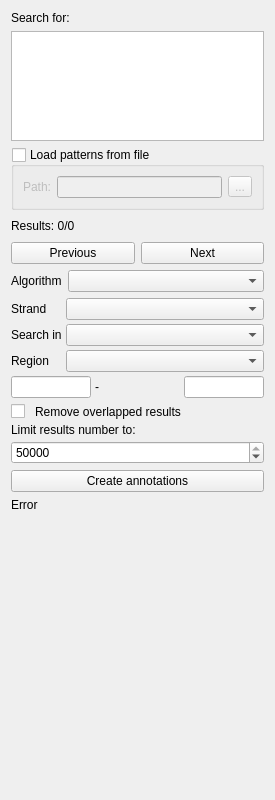
<?xml version="1.0" encoding="UTF-8"?>
<ui version="4.0">
 <class>FindPatternForm</class>
 <widget class="QWidget" name="FindPatternForm">
  <property name="geometry">
   <rect>
    <x>0</x>
    <y>0</y>
    <width>275</width>
    <height>800</height>
   </rect>
  </property>
  <property name="sizePolicy">
   <sizepolicy hsizetype="Preferred" vsizetype="Minimum">
    <horstretch>0</horstretch>
    <verstretch>0</verstretch>
   </sizepolicy>
  </property>
  <property name="focusPolicy">
   <enum>Qt::StrongFocus</enum>
  </property>
  <property name="windowTitle">
   <string notr="true">Form</string>
  </property>
  <layout class="QVBoxLayout" name="verticalLayout">
   <item>
    <widget class="QLabel" name="searchForLabel">
     <property name="sizePolicy">
      <sizepolicy hsizetype="Minimum" vsizetype="Fixed">
       <horstretch>0</horstretch>
       <verstretch>0</verstretch>
      </sizepolicy>
     </property>
     <property name="minimumSize">
      <size>
       <width>50</width>
       <height>0</height>
      </size>
     </property>
     <property name="text">
      <string>Search for:</string>
     </property>
     <property name="wordWrap">
      <bool>false</bool>
     </property>
    </widget>
   </item>
   <item>
    <widget class="QTextEdit" name="textPattern">
     <property name="sizePolicy">
      <sizepolicy hsizetype="Preferred" vsizetype="Fixed">
       <horstretch>0</horstretch>
       <verstretch>0</verstretch>
      </sizepolicy>
     </property>
     <property name="minimumSize">
      <size>
       <width>0</width>
       <height>90</height>
      </size>
     </property>
     <property name="maximumSize">
      <size>
       <width>16777215</width>
       <height>110</height>
      </size>
     </property>
     <property name="focusPolicy">
      <enum>Qt::StrongFocus</enum>
     </property>
     <property name="tabChangesFocus">
      <bool>true</bool>
     </property>
     <property name="undoRedoEnabled">
      <bool>false</bool>
     </property>
    </widget>
   </item>
   <item>
    <widget class="QGroupBox" name="loadFromFileGroupBox">
     <property name="toolTip">
      <string>Find file with newline-separated patterns</string>
     </property>
     <property name="title">
      <string>Load patterns from file</string>
     </property>
     <property name="checkable">
      <bool>true</bool>
     </property>
     <property name="checked">
      <bool>false</bool>
     </property>
     <layout class="QGridLayout" name="gridLayout_6">
      <item row="0" column="1">
       <widget class="QLineEdit" name="filePathLineEdit"/>
      </item>
      <item row="0" column="2">
       <widget class="QToolButton" name="loadFromFileToolButton">
        <property name="text">
         <string>...</string>
        </property>
       </widget>
      </item>
      <item row="0" column="0">
       <widget class="QLabel" name="label_2">
        <property name="text">
         <string>Path:</string>
        </property>
       </widget>
      </item>
     </layout>
    </widget>
   </item>
   <item>
    <layout class="QHBoxLayout" name="horizontalLayout_5">
     <item>
      <widget class="QLabel" name="resultLabel">
       <property name="text">
        <string notr="true">Results: 0/0</string>
       </property>
       <property name="wordWrap">
        <bool>true</bool>
       </property>
      </widget>
     </item>
     <item>
      <widget class="QLabel" name="progressLabel">
       <property name="text">
        <string notr="true"/>
       </property>
       <property name="wordWrap">
        <bool>true</bool>
       </property>
      </widget>
     </item>
     <item>
      <spacer name="horizontalSpacer">
       <property name="orientation">
        <enum>Qt::Horizontal</enum>
       </property>
       <property name="sizeHint" stdset="0">
        <size>
         <width>40</width>
         <height>20</height>
        </size>
       </property>
      </spacer>
     </item>
    </layout>
   </item>
   <item>
    <layout class="QHBoxLayout" name="horizontalLayout_3">
     <item>
      <widget class="QPushButton" name="prevPushButton">
       <property name="text">
        <string>Previous</string>
       </property>
       <property name="shortcut">
        <string>Shift+Return</string>
       </property>
      </widget>
     </item>
     <item>
      <widget class="QPushButton" name="nextPushButton">
       <property name="text">
        <string>Next</string>
       </property>
       <property name="shortcut">
        <string>Return</string>
       </property>
      </widget>
     </item>
    </layout>
   </item>
   <item>
    <layout class="QVBoxLayout" name="subgroupsLayout"/>
   </item>
   <item>
    <widget class="QWidget" name="widgetAlgorithm" native="true">
     <property name="maximumSize">
      <size>
       <width>16777215</width>
       <height>16777215</height>
      </size>
     </property>
     <layout class="QGridLayout" name="gridLayout_2">
      <property name="margin">
       <number>0</number>
      </property>
      <item row="2" column="0" colspan="2">
       <layout class="QVBoxLayout" name="layoutAlgorithmSettings"/>
      </item>
      <item row="1" column="0">
       <widget class="QLabel" name="label">
        <property name="text">
         <string>Algorithm</string>
        </property>
       </widget>
      </item>
      <item row="1" column="1">
       <widget class="QComboBox" name="boxAlgorithm">
        <property name="sizePolicy">
         <sizepolicy hsizetype="Expanding" vsizetype="Fixed">
          <horstretch>0</horstretch>
          <verstretch>0</verstretch>
         </sizepolicy>
        </property>
        <property name="sizeAdjustPolicy">
         <enum>QComboBox::AdjustToMinimumContentsLength</enum>
        </property>
       </widget>
      </item>
      <item row="0" column="1">
       <layout class="QHBoxLayout" name="horizontalLayout"/>
      </item>
     </layout>
    </widget>
   </item>
   <item>
    <widget class="QWidget" name="widgetSearchIn" native="true">
     <property name="sizePolicy">
      <sizepolicy hsizetype="Preferred" vsizetype="Preferred">
       <horstretch>0</horstretch>
       <verstretch>0</verstretch>
      </sizepolicy>
     </property>
     <property name="maximumSize">
      <size>
       <width>16777215</width>
       <height>16777215</height>
      </size>
     </property>
     <layout class="QGridLayout" name="gridLayout_3">
      <property name="margin">
       <number>0</number>
      </property>
      <property name="spacing">
       <number>4</number>
      </property>
      <item row="1" column="0">
       <layout class="QHBoxLayout" name="horizontalLayout_2">
        <property name="sizeConstraint">
         <enum>QLayout::SetMinAndMaxSize</enum>
        </property>
        <item>
         <widget class="QLineEdit" name="editStart">
          <property name="maximumSize">
           <size>
            <width>80</width>
            <height>22</height>
           </size>
          </property>
         </widget>
        </item>
        <item>
         <widget class="QLabel" name="lblStartEndConnection">
          <property name="text">
           <string>-</string>
          </property>
         </widget>
        </item>
        <item>
         <widget class="QLineEdit" name="editEnd">
          <property name="maximumSize">
           <size>
            <width>80</width>
            <height>22</height>
           </size>
          </property>
         </widget>
        </item>
       </layout>
      </item>
      <item row="0" column="0">
       <layout class="QGridLayout" name="gridLayout">
        <item row="0" column="0">
         <widget class="QLabel" name="lblStrand">
          <property name="text">
           <string>Strand</string>
          </property>
         </widget>
        </item>
        <item row="0" column="1">
         <widget class="QComboBox" name="boxStrand">
          <property name="sizePolicy">
           <sizepolicy hsizetype="Expanding" vsizetype="Fixed">
            <horstretch>0</horstretch>
            <verstretch>0</verstretch>
           </sizepolicy>
          </property>
          <property name="sizeAdjustPolicy">
           <enum>QComboBox::AdjustToMinimumContentsLength</enum>
          </property>
         </widget>
        </item>
        <item row="1" column="0">
         <widget class="QLabel" name="lblSeqTransl">
          <property name="text">
           <string>Search in</string>
          </property>
         </widget>
        </item>
        <item row="1" column="1">
         <widget class="QComboBox" name="boxSeqTransl">
          <property name="sizePolicy">
           <sizepolicy hsizetype="Expanding" vsizetype="Fixed">
            <horstretch>0</horstretch>
            <verstretch>0</verstretch>
           </sizepolicy>
          </property>
          <property name="sizeAdjustPolicy">
           <enum>QComboBox::AdjustToMinimumContentsLength</enum>
          </property>
         </widget>
        </item>
        <item row="2" column="0">
         <widget class="QLabel" name="lblRegion">
          <property name="text">
           <string>Region</string>
          </property>
         </widget>
        </item>
        <item row="2" column="1">
         <widget class="QComboBox" name="boxRegion">
          <property name="sizePolicy">
           <sizepolicy hsizetype="Expanding" vsizetype="Fixed">
            <horstretch>0</horstretch>
            <verstretch>0</verstretch>
           </sizepolicy>
          </property>
          <property name="sizeAdjustPolicy">
           <enum>QComboBox::AdjustToMinimumContentsLength</enum>
          </property>
         </widget>
        </item>
       </layout>
      </item>
     </layout>
    </widget>
   </item>
   <item>
    <widget class="QWidget" name="widgetOther" native="true">
     <property name="maximumSize">
      <size>
       <width>16777215</width>
       <height>16777215</height>
      </size>
     </property>
     <layout class="QVBoxLayout" name="verticalLayout_2">
      <property name="spacing">
       <number>4</number>
      </property>
      <property name="margin">
       <number>0</number>
      </property>
      <item>
       <layout class="QHBoxLayout" name="removeOverlapsLayout" stretch="0,1">
        <property name="spacing">
         <number>10</number>
        </property>
        <item>
         <widget class="QCheckBox" name="removeOverlapsBox">
          <property name="text">
           <string/>
          </property>
         </widget>
        </item>
        <item>
         <widget class="QLabel" name="removeOverlapsLabel">
          <property name="text">
           <string>Remove overlapped results</string>
          </property>
          <property name="wordWrap">
           <bool>true</bool>
          </property>
         </widget>
        </item>
       </layout>
      </item>
      <item>
       <layout class="QHBoxLayout" name="layoutUseMaxResult" stretch="1">
        <property name="spacing">
         <number>10</number>
        </property>
        <item>
         <widget class="QLabel" name="labelUseMaxResult">
          <property name="text">
           <string>Limit results number to:</string>
          </property>
          <property name="wordWrap">
           <bool>true</bool>
          </property>
         </widget>
        </item>
       </layout>
      </item>
      <item>
       <widget class="QSpinBox" name="boxMaxResult">
        <property name="maximum">
         <number>50000</number>
        </property>
        <property name="singleStep">
         <number>100</number>
        </property>
        <property name="value">
         <number>50000</number>
        </property>
       </widget>
      </item>
     </layout>
    </widget>
   </item>
   <item>
    <layout class="QHBoxLayout" name="layoutSearchButton">
     <property name="spacing">
      <number>9</number>
     </property>
    </layout>
   </item>
   <item>
    <layout class="QHBoxLayout" name="horizontalLayout_4">
     <item>
      <widget class="QPushButton" name="getAnnotationsPushButton">
       <property name="text">
        <string>Create annotations</string>
       </property>
      </widget>
     </item>
    </layout>
   </item>
   <item>
    <widget class="QLabel" name="lblErrorMessage">
     <property name="text">
      <string notr="true">Error</string>
     </property>
     <property name="wordWrap">
      <bool>true</bool>
     </property>
    </widget>
   </item>
   <item>
    <spacer name="verticalSpacer">
     <property name="orientation">
      <enum>Qt::Vertical</enum>
     </property>
     <property name="sizeHint" stdset="0">
      <size>
       <width>20</width>
       <height>20</height>
      </size>
     </property>
    </spacer>
   </item>
  </layout>
 </widget>
 <tabstops>
  <tabstop>textPattern</tabstop>
  <tabstop>loadFromFileGroupBox</tabstop>
  <tabstop>filePathLineEdit</tabstop>
  <tabstop>loadFromFileToolButton</tabstop>
  <tabstop>prevPushButton</tabstop>
  <tabstop>nextPushButton</tabstop>
  <tabstop>boxAlgorithm</tabstop>
  <tabstop>boxStrand</tabstop>
  <tabstop>boxSeqTransl</tabstop>
  <tabstop>boxRegion</tabstop>
  <tabstop>editStart</tabstop>
  <tabstop>editEnd</tabstop>
  <tabstop>removeOverlapsBox</tabstop>
  <tabstop>boxMaxResult</tabstop>
 </tabstops>
 <resources/>
 <connections/>
</ui>
